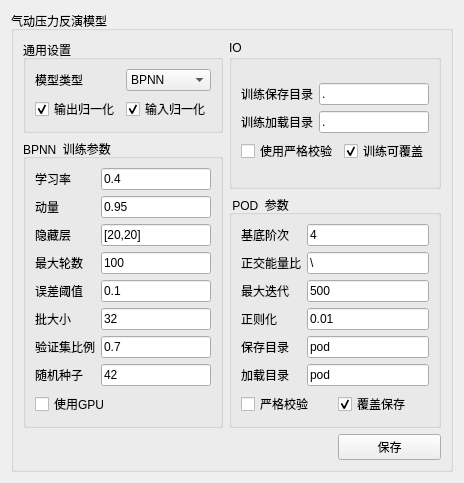
                 <widget class="QWidget" name="page_14">
                  <layout class="QGridLayout" name="gridLayout_3">
                   <item row="0" column="1">
                    <widget class="QGroupBox" name="groupBox_19">
                     <property name="title">
                      <string>气动压力反演模型</string>
                     </property>
                     <layout class="QGridLayout" name="gridLayout_11">
                      <item row="1" column="0" rowspan="2" colspan="2">
                       <widget class="QGroupBox" name="groupBox_21">
                        <property name="title">
                         <string>BPNN  训练参数</string>
                        </property>
                        <layout class="QGridLayout" name="gridLayout_5">
                         <item row="0" column="0">
                          <layout class="QVBoxLayout" name="verticalLayout_39">
                           <item>
                            <layout class="QHBoxLayout" name="horizontalLayout_10">
                             <item>
                              <layout class="QVBoxLayout" name="verticalLayout_23">
                               <item>
                                <widget class="QLabel" name="label_9">
                                 <property name="text">
                                  <string>学习率</string>
                                 </property>
                                </widget>
                               </item>
                               <item>
                                <widget class="QLabel" name="label_10">
                                 <property name="text">
                                  <string>动量</string>
                                 </property>
                                </widget>
                               </item>
                               <item>
                                <widget class="QLabel" name="label_11">
                                 <property name="text">
                                  <string>隐藏层</string>
                                 </property>
                                </widget>
                               </item>
                               <item>
                                <widget class="QLabel" name="label_12">
                                 <property name="text">
                                  <string>最⼤轮数</string>
                                 </property>
                                </widget>
                               </item>
                               <item>
                                <widget class="QLabel" name="label_13">
                                 <property name="text">
                                  <string>误差阈值</string>
                                 </property>
                                </widget>
                               </item>
                               <item>
                                <widget class="QLabel" name="label_14">
                                 <property name="text">
                                  <string>批⼤⼩</string>
                                 </property>
                                </widget>
                               </item>
                               <item>
                                <widget class="QLabel" name="label_15">
                                 <property name="text">
                                  <string>验证集⽐例</string>
                                 </property>
                                </widget>
                               </item>
                               <item>
                                <widget class="QLabel" name="label_16">
                                 <property name="text">
                                  <string>随机种⼦</string>
                                 </property>
                                </widget>
                               </item>
                              </layout>
                             </item>
                             <item>
                              <layout class="QVBoxLayout" name="verticalLayout_38">
                               <item>
                                <widget class="QLineEdit" name="lineEdit_BPNNInvert_1">
                                 <property name="text">
                                  <string>0.4</string>
                                 </property>
                                </widget>
                               </item>
                               <item>
                                <widget class="QLineEdit" name="lineEdit_BPNNInvert_2">
                                 <property name="text">
                                  <string>0.95</string>
                                 </property>
                                </widget>
                               </item>
                               <item>
                                <widget class="QLineEdit" name="lineEdit_BPNNInvert_3">
                                 <property name="text">
                                  <string>[20,20]</string>
                                 </property>
                                </widget>
                               </item>
                               <item>
                                <widget class="QLineEdit" name="lineEdit_BPNNInvert_4">
                                 <property name="text">
                                  <string>100</string>
                                 </property>
                                </widget>
                               </item>
                               <item>
                                <widget class="QLineEdit" name="lineEdit_BPNNInvert_5">
                                 <property name="text">
                                  <string>0.1</string>
                                 </property>
                                </widget>
                               </item>
                               <item>
                                <widget class="QLineEdit" name="lineEdit_BPNNInvert_6">
                                 <property name="text">
                                  <string>32</string>
                                 </property>
                                </widget>
                               </item>
                               <item>
                                <widget class="QLineEdit" name="lineEdit_BPNNInvert_7">
                                 <property name="text">
                                  <string>0.7</string>
                                 </property>
                                </widget>
                               </item>
                               <item>
                                <widget class="QLineEdit" name="lineEdit_BPNNInvert_8">
                                 <property name="text">
                                  <string>42</string>
                                 </property>
                                </widget>
                               </item>
                              </layout>
                             </item>
                            </layout>
                           </item>
                           <item>
                            <widget class="QCheckBox" name="checkBox_BPNNInvertGpu">
                             <property name="text">
                              <string>使⽤GPU</string>
                             </property>
                             <property name="checked">
                              <bool>false</bool>
                             </property>
                            </widget>
                           </item>
                          </layout>
                         </item>
                        </layout>
                       </widget>
                      </item>
                      <item row="3" column="3">
                       <widget class="QPushButton" name="pushButton_37">
                        <property name="text">
                         <string>保存</string>
                        </property>
                       </widget>
                      </item>
                      <item row="0" column="0" colspan="2">
                       <widget class="QGroupBox" name="groupBox_20">
                        <property name="title">
                         <string>通⽤设置</string>
                        </property>
                        <layout class="QGridLayout" name="gridLayout_4">
                         <item row="0" column="0">
                          <layout class="QHBoxLayout" name="horizontalLayout">
                           <item>
                            <widget class="QLabel" name="label_2">
                             <property name="text">
                              <string>模型类型</string>
                             </property>
                            </widget>
                           </item>
                           <item>
                            <widget class="QComboBox" name="comboBox_InvertType">
                             <item>
                              <property name="text">
                               <string>BPNN</string>
                              </property>
                             </item>
                            </widget>
                           </item>
                          </layout>
                         </item>
                         <item row="1" column="0">
                          <layout class="QHBoxLayout" name="horizontalLayout_33">
                           <item>
                            <widget class="QCheckBox" name="checkBox_InvertOut">
                             <property name="text">
                              <string>输出归⼀化</string>
                             </property>
                             <property name="checked">
                              <bool>true</bool>
                             </property>
                             <property name="tristate">
                              <bool>false</bool>
                             </property>
                            </widget>
                           </item>
                           <item>
                            <widget class="QCheckBox" name="checkBox_InvertIn">
                             <property name="text">
                              <string>输⼊归⼀化</string>
                             </property>
                             <property name="checked">
                              <bool>true</bool>
                             </property>
                            </widget>
                           </item>
                          </layout>
                         </item>
                        </layout>
                       </widget>
                      </item>
                      <item row="2" column="2" colspan="2">
                       <widget class="QGroupBox" name="groupBox_23">
                        <property name="title">
                         <string> POD  参数</string>
                        </property>
                        <layout class="QGridLayout" name="gridLayout_10">
                         <item row="0" column="0">
                          <layout class="QGridLayout" name="gridLayout_8">
                           <item row="0" column="0" colspan="2">
                            <layout class="QHBoxLayout" name="horizontalLayout_31">
                             <item>
                              <layout class="QVBoxLayout" name="verticalLayout_45">
                               <item>
                                <widget class="QLabel" name="label_8">
                                 <property name="text">
                                  <string>基底阶次</string>
                                 </property>
                                </widget>
                               </item>
                               <item>
                                <widget class="QLabel" name="label_18">
                                 <property name="text">
                                  <string>正交能量⽐</string>
                                 </property>
                                </widget>
                               </item>
                               <item>
                                <widget class="QLabel" name="label_19">
                                 <property name="text">
                                  <string>最⼤迭代</string>
                                 </property>
                                </widget>
                               </item>
                               <item>
                                <widget class="QLabel" name="label_20">
                                 <property name="text">
                                  <string>正则化</string>
                                 </property>
                                </widget>
                               </item>
                               <item>
                                <widget class="QLabel" name="label_21">
                                 <property name="text">
                                  <string>保存⽬录</string>
                                 </property>
                                </widget>
                               </item>
                               <item>
                                <widget class="QLabel" name="label_22">
                                 <property name="text">
                                  <string>加载⽬录</string>
                                 </property>
                                </widget>
                               </item>
                              </layout>
                             </item>
                             <item>
                              <layout class="QVBoxLayout" name="verticalLayout_50">
                               <item>
                                <widget class="QLineEdit" name="lineEdit_PODInvert_1">
                                 <property name="text">
                                  <string>4</string>
                                 </property>
                                </widget>
                               </item>
                               <item>
                                <widget class="QLineEdit" name="lineEdit_PODInvert_2">
                                 <property name="text">
                                  <string>\</string>
                                 </property>
                                </widget>
                               </item>
                               <item>
                                <widget class="QLineEdit" name="lineEdit_PODInvert_3">
                                 <property name="text">
                                  <string>500</string>
                                 </property>
                                </widget>
                               </item>
                               <item>
                                <widget class="QLineEdit" name="lineEdit_PODInvert_4">
                                 <property name="text">
                                  <string>0.01</string>
                                 </property>
                                </widget>
                               </item>
                               <item>
                                <widget class="QLineEdit" name="lineEdit_PODInvert_5">
                                 <property name="text">
                                  <string>pod</string>
                                 </property>
                                </widget>
                               </item>
                               <item>
                                <widget class="QLineEdit" name="lineEdit_PODInvert_6">
                                 <property name="text">
                                  <string>pod</string>
                                 </property>
                                </widget>
                               </item>
                              </layout>
                             </item>
                            </layout>
                           </item>
                           <item row="1" column="0">
                            <widget class="QCheckBox" name="checkBox_PODInvertVerify">
                             <property name="text">
                              <string>严格校验</string>
                             </property>
                             <property name="checked">
                              <bool>false</bool>
                             </property>
                            </widget>
                           </item>
                           <item row="1" column="1">
                            <widget class="QCheckBox" name="checkBox_PODInvertCover">
                             <property name="text">
                              <string>覆盖保存</string>
                             </property>
                             <property name="checked">
                              <bool>true</bool>
                             </property>
                            </widget>
                           </item>
                          </layout>
                         </item>
                        </layout>
                       </widget>
                      </item>
                      <item row="0" column="2" rowspan="2" colspan="2">
                       <widget class="QGroupBox" name="groupBox_22">
                        <property name="title">
                         <string>IO</string>
                        </property>
                        <layout class="QGridLayout" name="gridLayout_9">
                         <item row="0" column="0">
                          <layout class="QGridLayout" name="gridLayout_7">
                           <item row="0" column="0">
                            <layout class="QGridLayout" name="gridLayout_6">
                             <item row="0" column="0">
                              <widget class="QLabel" name="label_5">
                               <property name="text">
                                <string>训练保存⽬录</string>
                               </property>
                              </widget>
                             </item>
                             <item row="0" column="1">
                              <widget class="QLineEdit" name="lineEdit_Invert_Savedir">
                               <property name="text">
                                <string>.</string>
                               </property>
                              </widget>
                             </item>
                             <item row="1" column="0">
                              <widget class="QLabel" name="label_17">
                               <property name="text">
                                <string>训练加载⽬录</string>
                               </property>
                              </widget>
                             </item>
                             <item row="1" column="1">
                              <widget class="QLineEdit" name="lineEdit_Invert_Loaddir">
                               <property name="text">
                                <string>.</string>
                               </property>
                              </widget>
                             </item>
                            </layout>
                           </item>
                           <item row="1" column="0">
                            <layout class="QHBoxLayout" name="horizontalLayout_32">
                             <item>
                              <widget class="QCheckBox" name="checkBox_IOInvertVerify">
                               <property name="text">
                                <string>使⽤严格校验</string>
                               </property>
                               <property name="checked">
                                <bool>false</bool>
                               </property>
                              </widget>
                             </item>
                             <item>
                              <widget class="QCheckBox" name="checkBox_IOInvertCover">
                               <property name="text">
                                <string>训练可覆盖</string>
                               </property>
                               <property name="checked">
                                <bool>true</bool>
                               </property>
                              </widget>
                             </item>
                            </layout>
                           </item>
                          </layout>
                         </item>
                        </layout>
                       </widget>
                      </item>
                     </layout>
                    </widget>
                   </item>
                  </layout>
                 </widget>
